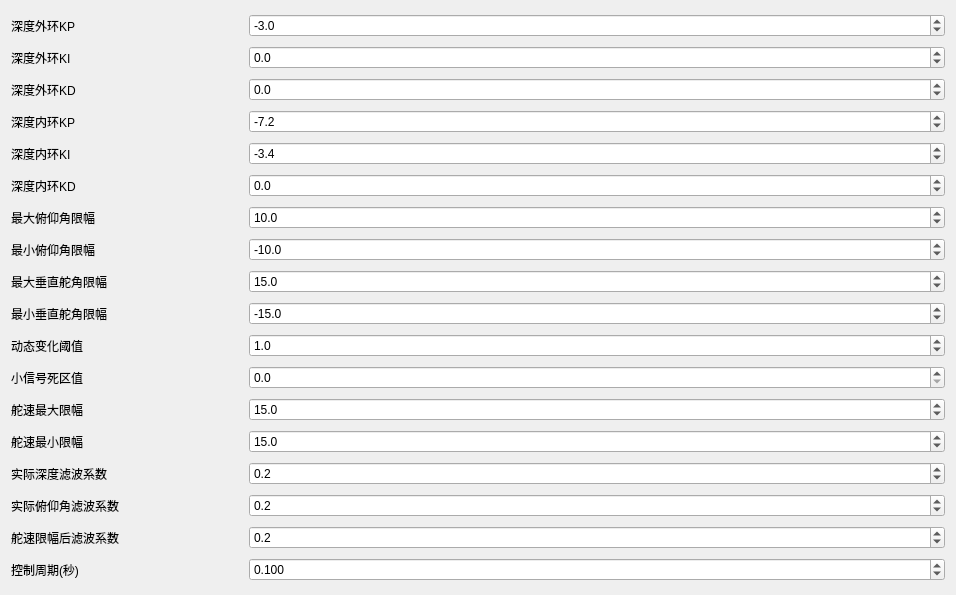
         <widget class="QWidget" name="scrollAreaWidgetContents_Depth">
          <property name="geometry">
           <rect>
            <x>0</x>
            <y>0</y>
            <width>956</width>
            <height>595</height>
           </rect>
          </property>
          <layout class="QGridLayout" name="gridLayout_2" columnstretch="1,3">
           <item row="0" column="0">
            <widget class="QLabel" name="lbl_deep_pid_kp">
             <property name="text">
              <string>深度外环KP</string>
             </property>
            </widget>
           </item>
           <item row="0" column="1">
            <widget class="QDoubleSpinBox" name="dsb_deep_pid_kp">
             <property name="decimals">
              <number>1</number>
             </property>
             <property name="minimum">
              <double>-20.000000000000000</double>
             </property>
             <property name="maximum">
              <double>0.000000000000000</double>
             </property>
             <property name="value">
              <double>-3.000000000000000</double>
             </property>
            </widget>
           </item>
           <item row="1" column="0">
            <widget class="QLabel" name="lbl_deep_pid_ki">
             <property name="text">
              <string>深度外环KI</string>
             </property>
            </widget>
           </item>
           <item row="1" column="1">
            <widget class="QDoubleSpinBox" name="dsb_deep_pid_ki">
             <property name="decimals">
              <number>1</number>
             </property>
             <property name="minimum">
              <double>-20.000000000000000</double>
             </property>
             <property name="maximum">
              <double>20.000000000000000</double>
             </property>
             <property name="value">
              <double>0.000000000000000</double>
             </property>
            </widget>
           </item>
           <item row="2" column="0">
            <widget class="QLabel" name="lbl_deep_pid_kd">
             <property name="text">
              <string>深度外环KD</string>
             </property>
            </widget>
           </item>
           <item row="2" column="1">
            <widget class="QDoubleSpinBox" name="dsb_deep_pid_kd">
             <property name="decimals">
              <number>1</number>
             </property>
             <property name="minimum">
              <double>-20.000000000000000</double>
             </property>
             <property name="maximum">
              <double>20.000000000000000</double>
             </property>
             <property name="value">
              <double>0.000000000000000</double>
             </property>
            </widget>
           </item>
           <item row="3" column="0">
            <widget class="QLabel" name="lbl_deep_sita_pid_kp">
             <property name="text">
              <string>深度内环KP</string>
             </property>
            </widget>
           </item>
           <item row="3" column="1">
            <widget class="QDoubleSpinBox" name="dsb_deep_sita_pid_kp">
             <property name="decimals">
              <number>1</number>
             </property>
             <property name="minimum">
              <double>-20.000000000000000</double>
             </property>
             <property name="maximum">
              <double>0.000000000000000</double>
             </property>
             <property name="value">
              <double>-7.200000000000000</double>
             </property>
            </widget>
           </item>
           <item row="4" column="0">
            <widget class="QLabel" name="lbl_deep_sita_pid_ki">
             <property name="text">
              <string>深度内环KI</string>
             </property>
            </widget>
           </item>
           <item row="4" column="1">
            <widget class="QDoubleSpinBox" name="dsb_deep_sita_pid_ki">
             <property name="decimals">
              <number>1</number>
             </property>
             <property name="minimum">
              <double>-20.000000000000000</double>
             </property>
             <property name="maximum">
              <double>20.000000000000000</double>
             </property>
             <property name="value">
              <double>-3.400000000000000</double>
             </property>
            </widget>
           </item>
           <item row="5" column="0">
            <widget class="QLabel" name="lbl_deep_sita_pid_kd">
             <property name="text">
              <string>深度内环KD</string>
             </property>
            </widget>
           </item>
           <item row="5" column="1">
            <widget class="QDoubleSpinBox" name="dsb_deep_sita_pid_kd">
             <property name="decimals">
              <number>1</number>
             </property>
             <property name="minimum">
              <double>-20.000000000000000</double>
             </property>
             <property name="maximum">
              <double>20.000000000000000</double>
             </property>
             <property name="value">
              <double>0.000000000000000</double>
             </property>
            </widget>
           </item>
           <item row="6" column="0">
            <widget class="QLabel" name="lbl_sita_xf_max">
             <property name="text">
              <string>最大俯仰角限幅</string>
             </property>
            </widget>
           </item>
           <item row="6" column="1">
            <widget class="QDoubleSpinBox" name="dsb_sita_xf_max">
             <property name="decimals">
              <number>1</number>
             </property>
             <property name="minimum">
              <double>-30.000000000000000</double>
             </property>
             <property name="maximum">
              <double>30.000000000000000</double>
             </property>
             <property name="value">
              <double>10.000000000000000</double>
             </property>
            </widget>
           </item>
           <item row="7" column="0">
            <widget class="QLabel" name="lbl_sita_xf_min">
             <property name="text">
              <string>最小俯仰角限幅</string>
             </property>
            </widget>
           </item>
           <item row="7" column="1">
            <widget class="QDoubleSpinBox" name="dsb_sita_xf_min">
             <property name="decimals">
              <number>1</number>
             </property>
             <property name="minimum">
              <double>-30.000000000000000</double>
             </property>
             <property name="maximum">
              <double>30.000000000000000</double>
             </property>
             <property name="value">
              <double>-10.000000000000000</double>
             </property>
            </widget>
           </item>
           <item row="8" column="0">
            <widget class="QLabel" name="lbl_dleta_xf_max">
             <property name="text">
              <string>最大垂直舵角限幅</string>
             </property>
            </widget>
           </item>
           <item row="8" column="1">
            <widget class="QDoubleSpinBox" name="dsb_dleta_xf_max">
             <property name="decimals">
              <number>1</number>
             </property>
             <property name="minimum">
              <double>-30.000000000000000</double>
             </property>
             <property name="maximum">
              <double>30.000000000000000</double>
             </property>
             <property name="value">
              <double>15.000000000000000</double>
             </property>
            </widget>
           </item>
           <item row="9" column="0">
            <widget class="QLabel" name="lbl_dleta_xf_min">
             <property name="text">
              <string>最小垂直舵角限幅</string>
             </property>
            </widget>
           </item>
           <item row="9" column="1">
            <widget class="QDoubleSpinBox" name="dsb_dleta_xf_min">
             <property name="decimals">
              <number>1</number>
             </property>
             <property name="minimum">
              <double>-30.000000000000000</double>
             </property>
             <property name="maximum">
              <double>30.000000000000000</double>
             </property>
             <property name="value">
              <double>-15.000000000000000</double>
             </property>
            </widget>
           </item>
           <item row="10" column="0">
            <widget class="QLabel" name="lbl_dynamic_sp_dleta_number">
             <property name="text">
              <string>动态变化阈值</string>
             </property>
            </widget>
           </item>
           <item row="10" column="1">
            <widget class="QDoubleSpinBox" name="dsb_dynamic_sp_dleta_number">
             <property name="decimals">
              <number>1</number>
             </property>
             <property name="minimum">
              <double>0.000000000000000</double>
             </property>
             <property name="maximum">
              <double>10.000000000000000</double>
             </property>
             <property name="value">
              <double>1.000000000000000</double>
             </property>
            </widget>
           </item>
           <item row="11" column="0">
            <widget class="QLabel" name="lbl_dleta_sp_angle">
             <property name="text">
              <string>小信号死区值</string>
             </property>
            </widget>
           </item>
           <item row="11" column="1">
            <widget class="QDoubleSpinBox" name="dsb_dleta_sp_angle">
             <property name="decimals">
              <number>1</number>
             </property>
             <property name="minimum">
              <double>0.000000000000000</double>
             </property>
             <property name="maximum">
              <double>10.000000000000000</double>
             </property>
             <property name="value">
              <double>0.000000000000000</double>
             </property>
            </widget>
           </item>
           <item row="12" column="0">
            <widget class="QLabel" name="lbl_deep_dleta_rate_max">
             <property name="text">
              <string>舵速最大限幅</string>
             </property>
            </widget>
           </item>
           <item row="12" column="1">
            <widget class="QDoubleSpinBox" name="dsb_deep_dleta_rate_max">
             <property name="decimals">
              <number>1</number>
             </property>
             <property name="minimum">
              <double>0.000000000000000</double>
             </property>
             <property name="maximum">
              <double>30.000000000000000</double>
             </property>
             <property name="value">
              <double>15.000000000000000</double>
             </property>
            </widget>
           </item>
           <item row="13" column="0">
            <widget class="QLabel" name="lbl_deep_dleta_rate_min">
             <property name="text">
              <string>舵速最小限幅</string>
             </property>
            </widget>
           </item>
           <item row="13" column="1">
            <widget class="QDoubleSpinBox" name="dsb_deep_dleta_rate_min">
             <property name="decimals">
              <number>1</number>
             </property>
             <property name="minimum">
              <double>0.000000000000000</double>
             </property>
             <property name="maximum">
              <double>30.000000000000000</double>
             </property>
             <property name="value">
              <double>15.000000000000000</double>
             </property>
            </widget>
           </item>
           <item row="14" column="0">
            <widget class="QLabel" name="lbl_deep_lb_number">
             <property name="text">
              <string>实际深度滤波系数</string>
             </property>
            </widget>
           </item>
           <item row="14" column="1">
            <widget class="QDoubleSpinBox" name="dsb_deep_lb_number">
             <property name="decimals">
              <number>1</number>
             </property>
             <property name="minimum">
              <double>0.000000000000000</double>
             </property>
             <property name="maximum">
              <double>1.000000000000000</double>
             </property>
             <property name="value">
              <double>0.200000000000000</double>
             </property>
            </widget>
           </item>
           <item row="15" column="0">
            <widget class="QLabel" name="lbl_deep_sita_lb_number">
             <property name="text">
              <string>实际俯仰角滤波系数</string>
             </property>
            </widget>
           </item>
           <item row="15" column="1">
            <widget class="QDoubleSpinBox" name="dsb_deep_sita_lb_number">
             <property name="decimals">
              <number>1</number>
             </property>
             <property name="minimum">
              <double>0.000000000000000</double>
             </property>
             <property name="maximum">
              <double>1.000000000000000</double>
             </property>
             <property name="value">
              <double>0.200000000000000</double>
             </property>
            </widget>
           </item>
           <item row="16" column="0">
            <widget class="QLabel" name="lbl_dleta_sp_rate_lb_number">
             <property name="text">
              <string>舵速限幅后滤波系数</string>
             </property>
            </widget>
           </item>
           <item row="16" column="1">
            <widget class="QDoubleSpinBox" name="dsb_dleta_sp_rate_lb_number">
             <property name="decimals">
              <number>1</number>
             </property>
             <property name="minimum">
              <double>0.000000000000000</double>
             </property>
             <property name="maximum">
              <double>1.000000000000000</double>
             </property>
             <property name="value">
              <double>0.200000000000000</double>
             </property>
            </widget>
           </item>
           <item row="17" column="0">
            <widget class="QLabel" name="lbl_deep_control_period">
             <property name="text">
              <string>控制周期(秒)</string>
             </property>
            </widget>
           </item>
           <item row="17" column="1">
            <widget class="QDoubleSpinBox" name="dsb_deep_control_period">
             <property name="decimals">
              <number>3</number>
             </property>
             <property name="minimum">
              <double>0.010000000000000</double>
             </property>
             <property name="maximum">
              <double>1.000000000000000</double>
             </property>
             <property name="value">
              <double>0.100000000000000</double>
             </property>
            </widget>
           </item>
          </layout>
         </widget>
